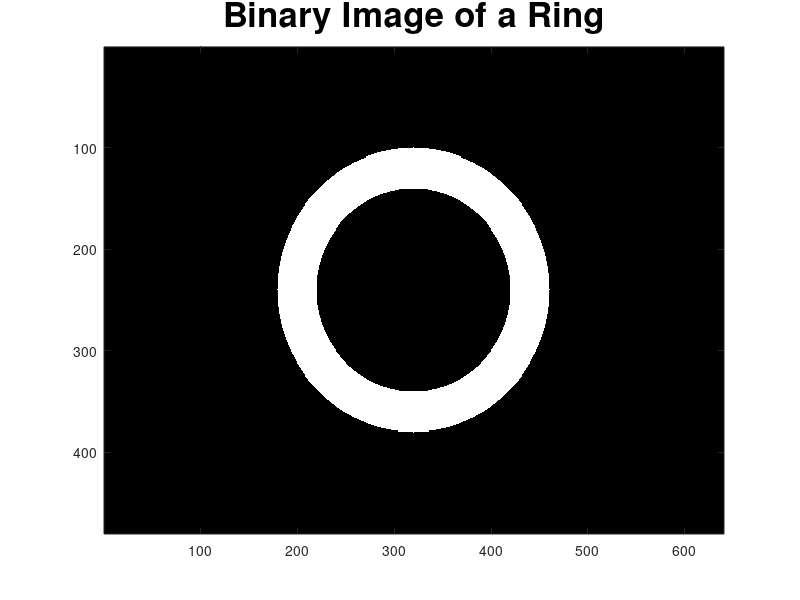

Write MATLAB code to recreate this figure.
 % Create a logical image of a ring with specified
% inner diameter, outer diameter center, and image size.
% First create the image.
imageSizeX = 640;
imageSizeY = 480;
[columnsInImage, rowsInImage] = meshgrid(1:imageSizeX, 1:imageSizeY);
% Next create the circle in the image.
centerX = 320;
centerY = 240;
innerRadius = 100;
outerRadius = 140;
array2D = (rowsInImage - centerY).^2 ...
    + (columnsInImage - centerX).^2;
ringPixels = array2D >= innerRadius.^2 & array2D <= outerRadius.^2;
% ringPixels is a 2D "logical" array.
% Now, display it.
image(ringPixels) ;
colormap([0 0 0; 1 1 1]);
title('Binary Image of a Ring', 'FontSize', 25);